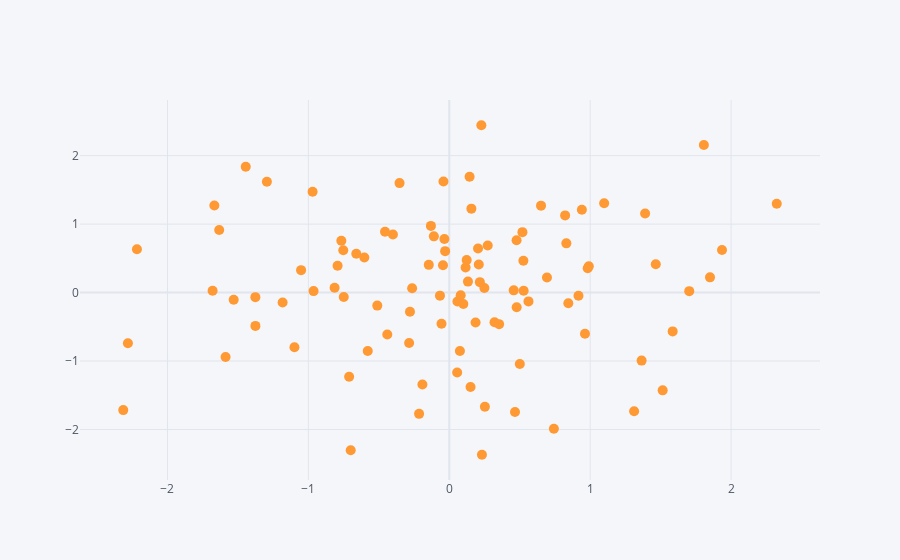

The cell this chart's notebook holds for it:
### Markdown cell above
# Scatter

### Code cell
df.iplot(kind='scatter',x='A',y='B',mode='markers',size=10)
